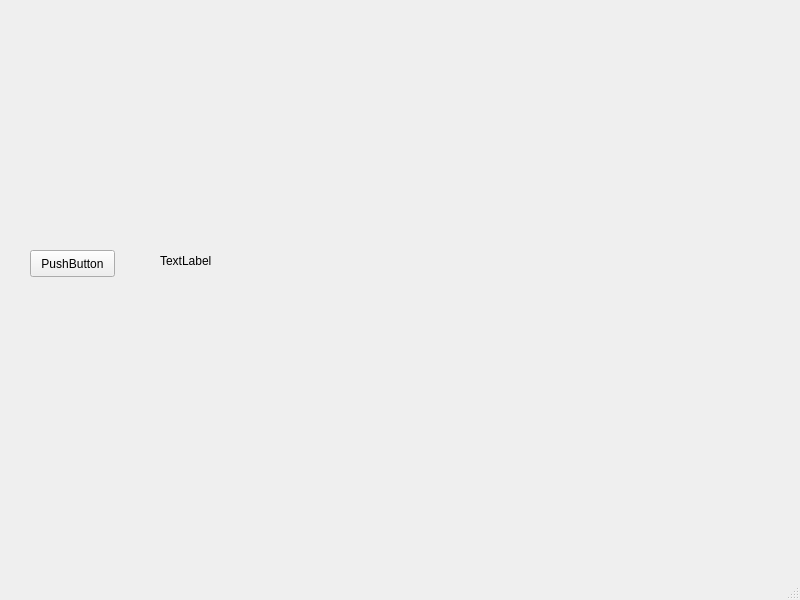
<?xml version="1.0" encoding="UTF-8"?>
<ui version="4.0">
 <class>MainWindow</class>
 <widget class="QMainWindow" name="MainWindow">
  <property name="geometry">
   <rect>
    <x>0</x>
    <y>0</y>
    <width>800</width>
    <height>600</height>
   </rect>
  </property>
  <property name="windowTitle">
   <string>MainWindow</string>
  </property>
  <widget class="QWidget" name="centralwidget">
   <widget class="QPushButton" name="pushButton">
    <property name="geometry">
     <rect>
      <x>30</x>
      <y>250</y>
      <width>85</width>
      <height>27</height>
     </rect>
    </property>
    <property name="text">
     <string>PushButton</string>
    </property>
   </widget>
   <widget class="QLabel" name="label">
    <property name="geometry">
     <rect>
      <x>160</x>
      <y>20</y>
      <width>591</width>
      <height>481</height>
     </rect>
    </property>
    <property name="text">
     <string>TextLabel</string>
    </property>
   </widget>
  </widget>
  <widget class="QMenuBar" name="menubar">
   <property name="geometry">
    <rect>
     <x>0</x>
     <y>0</y>
     <width>800</width>
     <height>27</height>
    </rect>
   </property>
  </widget>
  <widget class="QStatusBar" name="statusbar"/>
 </widget>
 <resources/>
 <connections/>
</ui>
